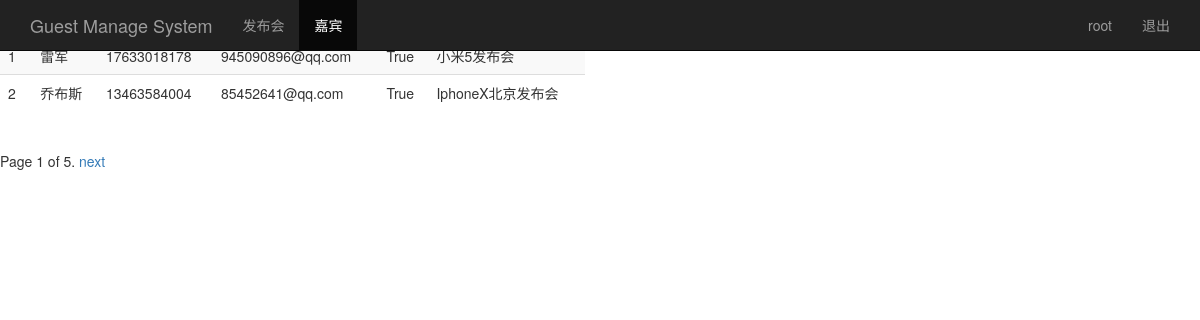
The page /guest_manage/ (signed in) on the database its author committed.
### sign/models.py (models this page shows, shortened)
class Guest(models.Model):
    event = models.ForeignKey(Event)             # 关联发布会ID
    realname = models.CharField(max_length=64)  # 姓名
    phone = models.CharField(max_length=16)     # 手机号
    email = models.EmailField()                 # 邮箱
    sign = models.BooleanField()                # 签到状态
    create_time = models.DateTimeField(auto_now=True)  # 创建时间
    class Meta:
        unique_together = ("event","phone")

class Event(models.Model):
    name = models.CharField(max_length=100)             # 发布会标题
    limit = models.IntegerField()                       # 人数
    status = models.BooleanField()                      # 状态
    address = models.CharField(max_length=200)          # 地址
    start_time = models.DateTimeField('events_time')    # 发布会时间
    create_time = models.DateTimeField(auto_now=True)   # 自动创建时间
    def __unicode__(self):
        return self.name

### sign/views.py (the view)
# urls.py: url(r'^guest_manage/$', views.guest_manage),
@login_required
def guest_manage(request):
    username =request.session.get('user', '')
    guest_list = Guest.objects.all()
    paginator = Paginator(guest_list,2) # 每页显示2条数据
    page = request.GET.get('page')
    try:
        contacts = paginator.page(page)
    except PageNotAnInteger:
        contacts = paginator.page(1)
    except EmptyPage:
        contacts = paginator.page(paginator.num_pages)
    return render(request, "guest_manage.html", {"user":username, "guests":contacts})

### templates/guest_manage.html (shortened to what this page needs)
<!DOCTYPE html>
<html lang="zh-CN">
<head>
    {% load bootstrap3 %}
    {% bootstrap_css %}
</head>
<body>
<nav class="navbar navbar-inverse navbar-fixed-top">
    <div class="container">
        <div class="navbar-header">
            <a class="navbar-brand" href="/guest_manage/">Guest Manage System</a>
        </div>
        <div id="navbar" class="collapse navbar-collapse">
            <ul class="nav navbar-nav">
                <li><a href="/event_manage/">发布会</a></li>
                <li class="active"><a href="#about">嘉宾</a></li>
            </ul>
            <ul class="nav navbar-nav navbar-right">
                <li><a href="#">{{user}}</a></li>
                <li><a href="/logout/">退出</a></li>
            </ul>
        </div>
    </div>
</nav>
<div class="row">
    <div class="col-md-6">
        <table class="table table-striped">
            <thead>
            <tr>
                <th>id</th>
                <th>名称</th>
                <th>手机</th>
                <th>Email</th>
                <th>签到</th>
                <th>发布会id</th>
            </tr>
            </thead>
            <tbody>
            {% for guest in guests %}
                <tr>
                    <td>{{ guest.id }}</td>
                    <td>{{ guest.realname }}</td>
                    <td>{{ guest.phone }}</td>
                    <td>{{ guest.email }}</td>
                    <td>{{ guest.sign }}</td>
                    <td>{{ guest.event }}</td>
                </tr>
            {% endfor %}
            </tbody>
        </table>
    </div>
</div>
<div class="pagination">
      <span class="step-links">
          <span class="current">
            Page {{ guests.number }} of {{ guests.paginator.num_pages }}.
          </span>
          {% if guests.has_next %}
              <a href="?page={{ guests.next_page_number }}">next</a>
          {% endif %}
      </span>
</div>
</body>
</html>

### rows shown on the page
Guest: id "1", realname "雷军", phone "17633018178", email "945090896@qq.com", sign "True", event "小米5发布会"
Guest: id "2", realname "乔布斯", phone "13463584004", email "85452641@qq.com", sign "True", event "IphoneX北京发布会"

### other values the page prints
{{ user }} "root"
{{ guests.number }} "1"
{{ guests.paginator.num_pages }} "5"
